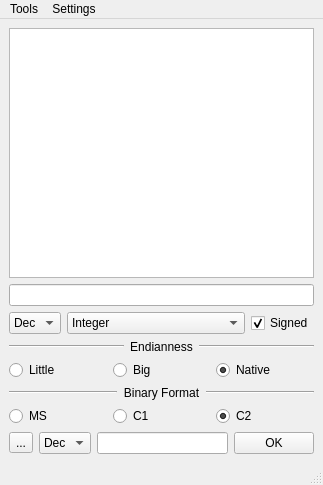
<?xml version="1.0" encoding="UTF-8"?>
<ui version="4.0">
 <class>MainWindow</class>
 <widget class="QMainWindow" name="MainWindow">
  <property name="geometry">
   <rect>
    <x>0</x>
    <y>0</y>
    <width>323</width>
    <height>485</height>
   </rect>
  </property>
  <property name="windowTitle">
   <string>PyCalc</string>
  </property>
  <property name="toolButtonStyle">
   <enum>Qt::ToolButtonIconOnly</enum>
  </property>
  <property name="tabShape">
   <enum>QTabWidget::Rounded</enum>
  </property>
  <widget class="QWidget" name="centralwidget">
   <layout class="QVBoxLayout" name="verticalLayout_4">
    <item>
     <layout class="QVBoxLayout" name="verticalLayout">
      <item>
       <widget class="QListWidget" name="OldOperationsList">
        <property name="editTriggers">
         <set>QAbstractItemView::NoEditTriggers</set>
        </property>
        <property name="uniformItemSizes">
         <bool>true</bool>
        </property>
       </widget>
      </item>
      <item>
       <widget class="QLineEdit" name="TextResult">
        <property name="readOnly">
         <bool>true</bool>
        </property>
        <property name="clearButtonEnabled">
         <bool>false</bool>
        </property>
       </widget>
      </item>
     </layout>
    </item>
    <item>
     <layout class="QHBoxLayout" name="horizontalLayout">
      <item>
       <widget class="QComboBox" name="BaseOutSelector">
        <property name="sizePolicy">
         <sizepolicy hsizetype="Preferred" vsizetype="Fixed">
          <horstretch>0</horstretch>
          <verstretch>0</verstretch>
         </sizepolicy>
        </property>
        <property name="layoutDirection">
         <enum>Qt::LeftToRight</enum>
        </property>
        <item>
         <property name="text">
          <string>Dec</string>
         </property>
        </item>
        <item>
         <property name="text">
          <string>Oct</string>
         </property>
        </item>
        <item>
         <property name="text">
          <string>Hex</string>
         </property>
        </item>
        <item>
         <property name="text">
          <string>Bin</string>
         </property>
        </item>
       </widget>
      </item>
      <item>
       <widget class="QComboBox" name="MemSizeSelector">
        <property name="sizePolicy">
         <sizepolicy hsizetype="Expanding" vsizetype="Fixed">
          <horstretch>0</horstretch>
          <verstretch>0</verstretch>
         </sizepolicy>
        </property>
        <item>
         <property name="text">
          <string>Integer</string>
         </property>
        </item>
        <item>
         <property name="text">
          <string>Float</string>
         </property>
        </item>
        <item>
         <property name="text">
          <string>Double</string>
         </property>
        </item>
        <item>
         <property name="text">
          <string>Byte (8 bits)</string>
         </property>
        </item>
        <item>
         <property name="text">
          <string>Word (16 bits)</string>
         </property>
        </item>
        <item>
         <property name="text">
          <string>Double Word (32 bits)</string>
         </property>
        </item>
        <item>
         <property name="text">
          <string>Quad Word (64 bits)</string>
         </property>
        </item>
        <item>
         <property name="text">
          <string>Oct Half Word (6 bits)</string>
         </property>
        </item>
        <item>
         <property name="text">
          <string>Oct Word (12 bits)</string>
         </property>
        </item>
        <item>
         <property name="text">
          <string>Oct Double Word (24 bits)</string>
         </property>
        </item>
        <item>
         <property name="text">
          <string>Oct Triple Word (36 bits)</string>
         </property>
        </item>
       </widget>
      </item>
      <item>
       <widget class="QCheckBox" name="CheckSigned">
        <property name="text">
         <string>Signed</string>
        </property>
        <property name="checkable">
         <bool>true</bool>
        </property>
        <property name="checked">
         <bool>true</bool>
        </property>
        <property name="tristate">
         <bool>false</bool>
        </property>
       </widget>
      </item>
     </layout>
    </item>
    <item>
     <layout class="QVBoxLayout" name="verticalLayout_2">
      <item>
       <layout class="QHBoxLayout" name="horizontalLayout_4">
        <item>
         <widget class="Line" name="line_2">
          <property name="sizePolicy">
           <sizepolicy hsizetype="Expanding" vsizetype="Fixed">
            <horstretch>0</horstretch>
            <verstretch>0</verstretch>
           </sizepolicy>
          </property>
          <property name="orientation">
           <enum>Qt::Horizontal</enum>
          </property>
         </widget>
        </item>
        <item>
         <widget class="QLabel" name="label">
          <property name="sizePolicy">
           <sizepolicy hsizetype="Fixed" vsizetype="Preferred">
            <horstretch>0</horstretch>
            <verstretch>0</verstretch>
           </sizepolicy>
          </property>
          <property name="text">
           <string>Endianness</string>
          </property>
          <property name="textFormat">
           <enum>Qt::PlainText</enum>
          </property>
          <property name="alignment">
           <set>Qt::AlignCenter</set>
          </property>
         </widget>
        </item>
        <item>
         <widget class="Line" name="line">
          <property name="sizePolicy">
           <sizepolicy hsizetype="Expanding" vsizetype="Fixed">
            <horstretch>0</horstretch>
            <verstretch>0</verstretch>
           </sizepolicy>
          </property>
          <property name="orientation">
           <enum>Qt::Horizontal</enum>
          </property>
         </widget>
        </item>
       </layout>
      </item>
      <item>
       <layout class="QHBoxLayout" name="horizontalLayout_2">
        <item>
         <widget class="QRadioButton" name="EndianLittle">
          <property name="text">
           <string>Little</string>
          </property>
          <attribute name="buttonGroup">
           <string notr="true">GroupEndianness</string>
          </attribute>
         </widget>
        </item>
        <item>
         <widget class="QRadioButton" name="EndianBig">
          <property name="text">
           <string>Big</string>
          </property>
          <attribute name="buttonGroup">
           <string notr="true">GroupEndianness</string>
          </attribute>
         </widget>
        </item>
        <item>
         <widget class="QRadioButton" name="EndianNative">
          <property name="text">
           <string>Native</string>
          </property>
          <property name="checked">
           <bool>true</bool>
          </property>
          <attribute name="buttonGroup">
           <string notr="true">GroupEndianness</string>
          </attribute>
         </widget>
        </item>
       </layout>
      </item>
     </layout>
    </item>
    <item>
     <layout class="QVBoxLayout" name="verticalLayout_3">
      <item>
       <layout class="QHBoxLayout" name="horizontalLayout_5">
        <item>
         <widget class="Line" name="line_3">
          <property name="sizePolicy">
           <sizepolicy hsizetype="Expanding" vsizetype="Fixed">
            <horstretch>0</horstretch>
            <verstretch>0</verstretch>
           </sizepolicy>
          </property>
          <property name="orientation">
           <enum>Qt::Horizontal</enum>
          </property>
         </widget>
        </item>
        <item>
         <widget class="QLabel" name="label_2">
          <property name="sizePolicy">
           <sizepolicy hsizetype="Fixed" vsizetype="Preferred">
            <horstretch>0</horstretch>
            <verstretch>0</verstretch>
           </sizepolicy>
          </property>
          <property name="text">
           <string>Binary Format</string>
          </property>
          <property name="textFormat">
           <enum>Qt::PlainText</enum>
          </property>
          <property name="alignment">
           <set>Qt::AlignCenter</set>
          </property>
         </widget>
        </item>
        <item>
         <widget class="Line" name="line_4">
          <property name="sizePolicy">
           <sizepolicy hsizetype="Expanding" vsizetype="Fixed">
            <horstretch>0</horstretch>
            <verstretch>0</verstretch>
           </sizepolicy>
          </property>
          <property name="orientation">
           <enum>Qt::Horizontal</enum>
          </property>
         </widget>
        </item>
       </layout>
      </item>
      <item>
       <layout class="QHBoxLayout" name="horizontalLayout_6">
        <item>
         <widget class="QRadioButton" name="FormatMS">
          <property name="text">
           <string>MS</string>
          </property>
          <attribute name="buttonGroup">
           <string notr="true">GroupBinFormat</string>
          </attribute>
         </widget>
        </item>
        <item>
         <widget class="QRadioButton" name="FormatC1">
          <property name="text">
           <string>C1</string>
          </property>
          <attribute name="buttonGroup">
           <string notr="true">GroupBinFormat</string>
          </attribute>
         </widget>
        </item>
        <item>
         <widget class="QRadioButton" name="FormatC2">
          <property name="text">
           <string>C2</string>
          </property>
          <property name="checked">
           <bool>true</bool>
          </property>
          <attribute name="buttonGroup">
           <string notr="true">GroupBinFormat</string>
          </attribute>
         </widget>
        </item>
       </layout>
      </item>
     </layout>
    </item>
    <item>
     <layout class="QHBoxLayout" name="horizontalLayout_3">
      <item>
       <widget class="QToolButton" name="InputSettingsButton">
        <property name="text">
         <string>...</string>
        </property>
       </widget>
      </item>
      <item>
       <widget class="QComboBox" name="BaseInSelector">
        <property name="sizePolicy">
         <sizepolicy hsizetype="Fixed" vsizetype="Fixed">
          <horstretch>0</horstretch>
          <verstretch>0</verstretch>
         </sizepolicy>
        </property>
        <property name="layoutDirection">
         <enum>Qt::LeftToRight</enum>
        </property>
        <item>
         <property name="text">
          <string>Dec</string>
         </property>
        </item>
        <item>
         <property name="text">
          <string>Oct</string>
         </property>
        </item>
        <item>
         <property name="text">
          <string>Hex</string>
         </property>
        </item>
        <item>
         <property name="text">
          <string>Bin</string>
         </property>
        </item>
       </widget>
      </item>
      <item>
       <widget class="QLineEdit" name="TextInput"/>
      </item>
      <item>
       <widget class="QPushButton" name="OKButton">
        <property name="text">
         <string>OK</string>
        </property>
       </widget>
      </item>
     </layout>
    </item>
   </layout>
  </widget>
  <widget class="QMenuBar" name="menubar">
   <property name="geometry">
    <rect>
     <x>0</x>
     <y>0</y>
     <width>323</width>
     <height>22</height>
    </rect>
   </property>
   <widget class="QMenu" name="menuFile">
    <property name="title">
     <string>Tools</string>
    </property>
    <addaction name="MenuAddFunction"/>
    <addaction name="MenuCalcOffset"/>
    <addaction name="MenuCalcString"/>
    <addaction name="MenuColorPicker"/>
   </widget>
   <widget class="QMenu" name="menusettings">
    <property name="title">
     <string>Settings</string>
    </property>
    <widget class="QMenu" name="menuSetTheme">
     <property name="title">
      <string>Set theme</string>
     </property>
     <addaction name="SetClassic"/>
     <addaction name="SetDark"/>
    </widget>
    <addaction name="menuSetTheme"/>
   </widget>
   <addaction name="menuFile"/>
   <addaction name="menusettings"/>
  </widget>
  <widget class="QStatusBar" name="statusbar"/>
  <action name="MenuAddFunction">
   <property name="text">
    <string>Add custom function...</string>
   </property>
  </action>
  <action name="MenuCalcOffset">
   <property name="text">
    <string>Offset calculator...</string>
   </property>
  </action>
  <action name="MenuCalcString">
   <property name="text">
    <string>String encoding...</string>
   </property>
  </action>
  <action name="SetClassic">
   <property name="text">
    <string>Light</string>
   </property>
  </action>
  <action name="SetDark">
   <property name="text">
    <string>Dark</string>
   </property>
  </action>
  <action name="MenuColorPicker">
   <property name="text">
    <string>Color picker...</string>
   </property>
  </action>
 </widget>
 <resources/>
 <connections/>
 <buttongroups>
  <buttongroup name="GroupEndianness"/>
  <buttongroup name="GroupBinFormat"/>
 </buttongroups>
</ui>
